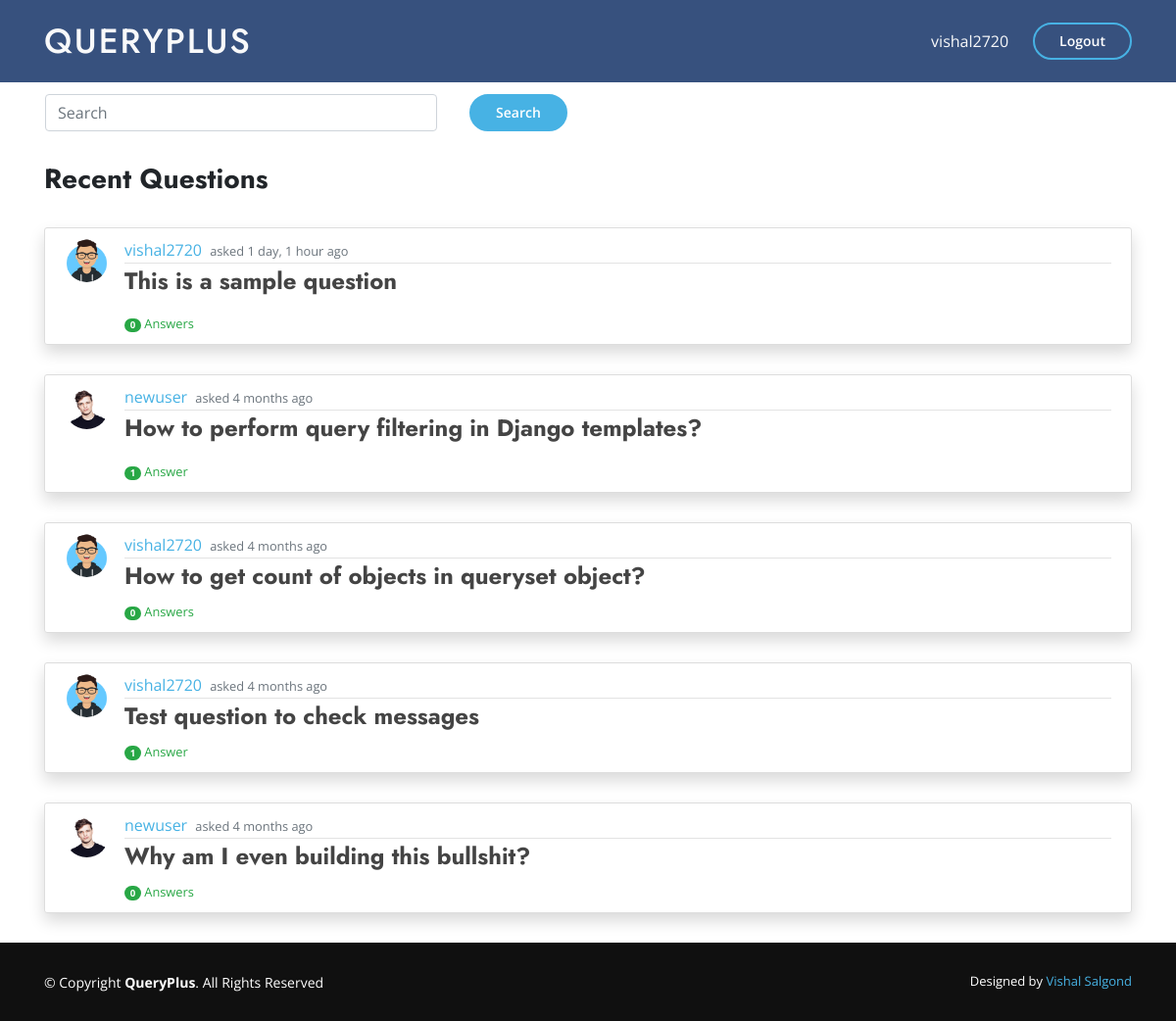
The app's page / (signed in) with its own data.
### main_app/models.py (models this page shows, shortened)
class Question(models.Model):
    question = RichTextField()
    date_posted = models.DateTimeField(auto_now_add=True)
    author = models.ForeignKey(User, on_delete=models.CASCADE)

class Profile(models.Model):
    user = models.OneToOneField(User, on_delete=models.CASCADE)
    image = models.ImageField(default='default.jpg',upload_to='profile_pics')

### main_app/views.py (the view, shortened to what this page needs)
# urls.py: path('', QuestionListView.as_view(), name='home'),
class QuestionListView(ListView):
    model = Question
    template_name = 'main_app/home.html'
    context_object_name = 'questions'
    ordering = ['-date_posted']
    paginate_by = 5

### main_app/templates/main_app/home.html (shortened to what this page needs)
{% extends "main_app/base.html" %}
{% load static %}
{% load i18n %}
{% block content %}
  {% if user.is_authenticated %}
      <div class="container">
        <nav class="navbar navbar-light">
          <form class="form-inline" method="POST">
            <div class="row mb-4 mt-2">
              <input class="form-control mr-sm-2" style="width: 400px;" type="search" placeholder="Search" name="search" aria-label="Search">
              <button style="background-color:  #47b2e4;" class="get-started-btn my-2 my-sm-0" type="submit">Search</button>
            </div>
          </form>
        </nav>
        <h3> <b>Recent Questions</b> </h3>
        <br>
      </div>
        {% for q in questions %}
        <div class="container">
        <div class="shadow rounded">
          <article class="media content-section">
            <img class="rounded-circle article-img" src="{{ q.author.profile.image.url }}" alt="">
            <div class="media-body">
            <div class="article-metadata">
                <a class="mr-1" href="{% url 'user-profile' q.author.username %}">{{ q.author }}</a>
                <small class="text-muted">asked {{ q.date_posted|timesince }} ago</small>
            </div>
              <h4><a class="article-title" href="{% url 'question-detail' q.id %}"><b>{{ q.question|safe }}</b></a></h4>
            </div>
          </article>
        </div>
      </div>
    {% endfor %}
  {% endif %}
{% endblock content %}

### main_app/templates/main_app/base.html (shortened to what this page needs)
{% load static %}
<!DOCTYPE html>
<html>
<head>
    <link rel="stylesheet" href="{% static 'main_app/vendor/bootstrap/css/bootstrap.min.css' %}">
    <link rel="stylesheet" href="{% static 'main_app/vendor/icofont/icofont.min.css' %}">
    <link rel="stylesheet" href="{% static 'main_app/vendor/boxicons/css/boxicons.min.css' %}">
    <link rel="stylesheet" href="{% static 'main_app/vendor/remixicon/remixicon.css' %}">
    <link rel="stylesheet" href="{% static 'main_app/vendor/venobox/venobox.css' %}">
    <link rel="stylesheet" href="{% static 'main_app/vendor/owl.carousel/assets/owl.carousel.min.css' %}">
    <link rel="stylesheet" href="{% static 'main_app/vendor/aos/aos.css' %}">
    <link rel="stylesheet" type="text/css" href="{% static 'main_app/main.css' %}">
    <link rel="stylesheet" href="https://cdnjs.cloudflare.com/ajax/libs/font-awesome/4.7.0/css/font-awesome.min.css">
</head>
<body>
  <header id="header" class="fixed-top">
    <div class="container d-flex align-items-center mb-2 mt-2">
      <h1 class="logo mr-auto"><a class="text-light" href="{% url 'home' %}">QueryPlus</a></h1>
      {%if user.is_authenticated %}
        <a href="{% url 'profile' %}" class="text-light scrollto">{{ user.username }}</a>
        <a href="" data-toggle="modal" data-target="#logoutModal" class="get-started-btn scrollto">Logout</a>
      {% else %}
        <a href="{% url 'login' %}" class="get-started-btn scrollto">Sign In</a>
        <a href="{% url 'register' %}" class="get-started-btn scrollto">Create Account</a>
      {% endif %}
    </div>
  </header>
  {% block content %}
  {% endblock %}
  <footer id="footer">
    <div class="container footer-bottom">
      <div class="copyright">
        &copy; Copyright <strong><span>QueryPlus</span></strong>. All Rights Reserved
      </div>
      <div class="credits">
        Designed by <a href="">Vishal Salgond</a>
      </div>
    </div>
  </footer>
</body>
</html>

### main_app/static/main_app/main.css (style rules this page uses)
body { background: white; margin-top: 5rem; font-family: 'Open Sans', sans-serif; }
h1, h2, h3, h4, h5, h6 { font-family: "Jost", sans-serif; }
a { color: #47b2e4; }
#header { transition: all 0.5s; z-index: 997; padding: 15px 0; background: #37517e; }
#header .logo { font-size: 35px; color: white; margin: 0; padding: 0; line-height: 1; font-weight: 500; letter-spacing: 2px; text-transform: uppercase; }
#header .logo a { color:black; }
.get-started-btn { margin-left: 25px; color: #fff; border-radius: 50px; padding: 6px 25px 7px 25px; white-space: nowrap; transition: 0.3s; font-size: 14px; display: inline-block; border: 2px solid #47b2e4; font-weight: 600; }
.content-section { background: #ffffff; padding: 10px 20px; border: 1px solid #dddddd; border-radius: 3px; margin-bottom: 30px; }
.article-title { color: #444444; }
.article-img { height: 45px; width: 45px; margin-right: 16px; }
.article-metadata { padding-bottom: 1px; margin-bottom: 4px; border-bottom: 1px solid #e3e3e3 }
#footer { height: 80px; bottom: 0px; left: 0px; right: 0px; margin-bottom: 0px; font-size: 14px; background: #101010 ; }
#footer .footer-bottom { padding-top: 30px; padding-bottom: 30px; color: #fff; }
#footer .copyright { float: left; }
#footer .credits { float: right; font-size: 13px; }
#footer .credits a { transition: 0.3s; }

### records on screen
Question: author.profile.image (picture), author "vishal2720", date_posted "1 day, 1 hour", question "This is a sample question"
Question: author.profile.image (picture), author "newuser", date_posted "4 months", question "How to perform query filtering in Django templates?"
Question: author.profile.image (picture), author "vishal2720", date_posted "4 months", question "How to get count of objects in queryset object?"
Question: author.profile.image (picture), author "vishal2720", date_posted "4 months", question "Test question to check messages"
Question: author.profile.image (picture), author "newuser", date_posted "4 months", question "Why am I even building this bullshit?"

### other values on screen
{{ user.username }} "vishal2720"
